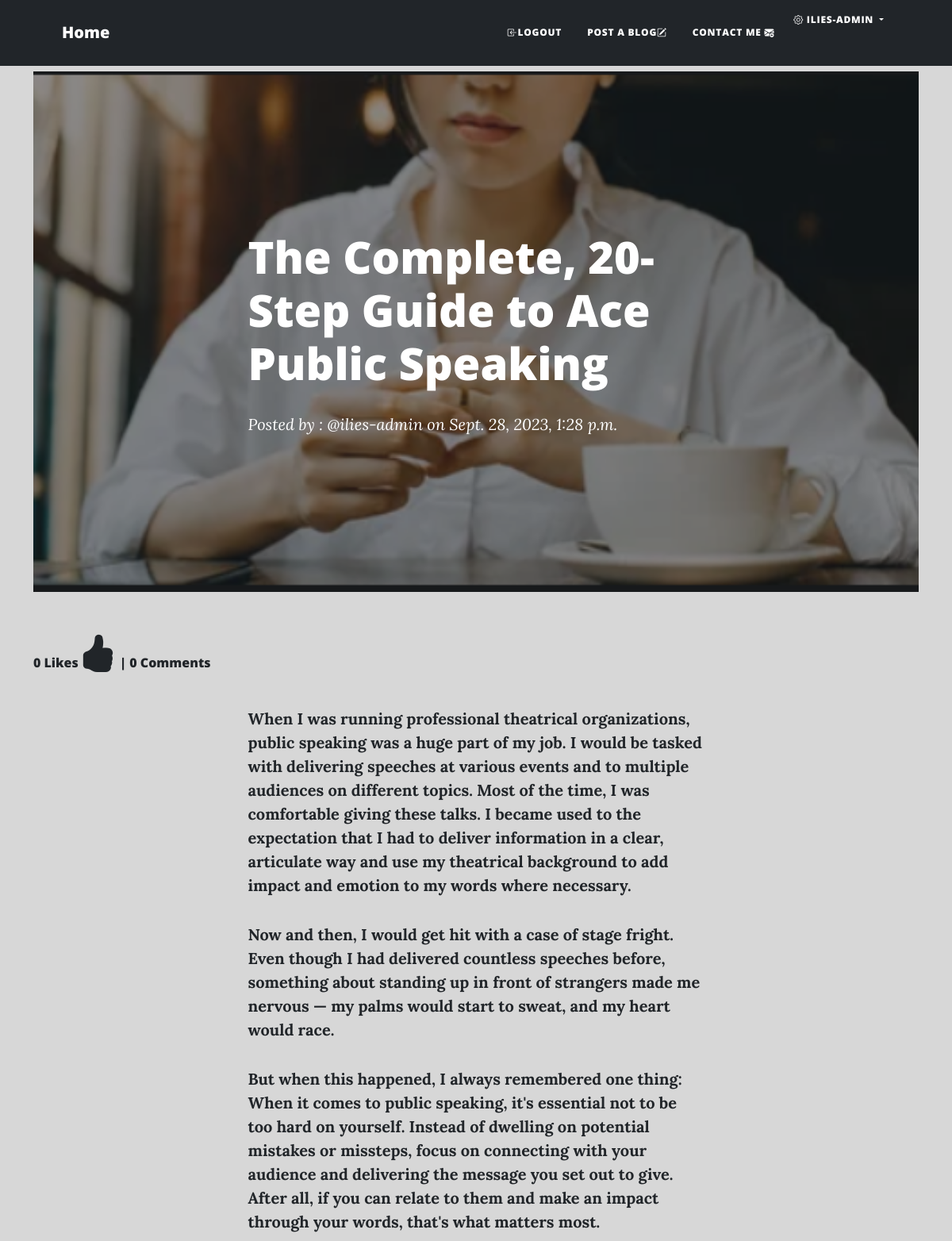
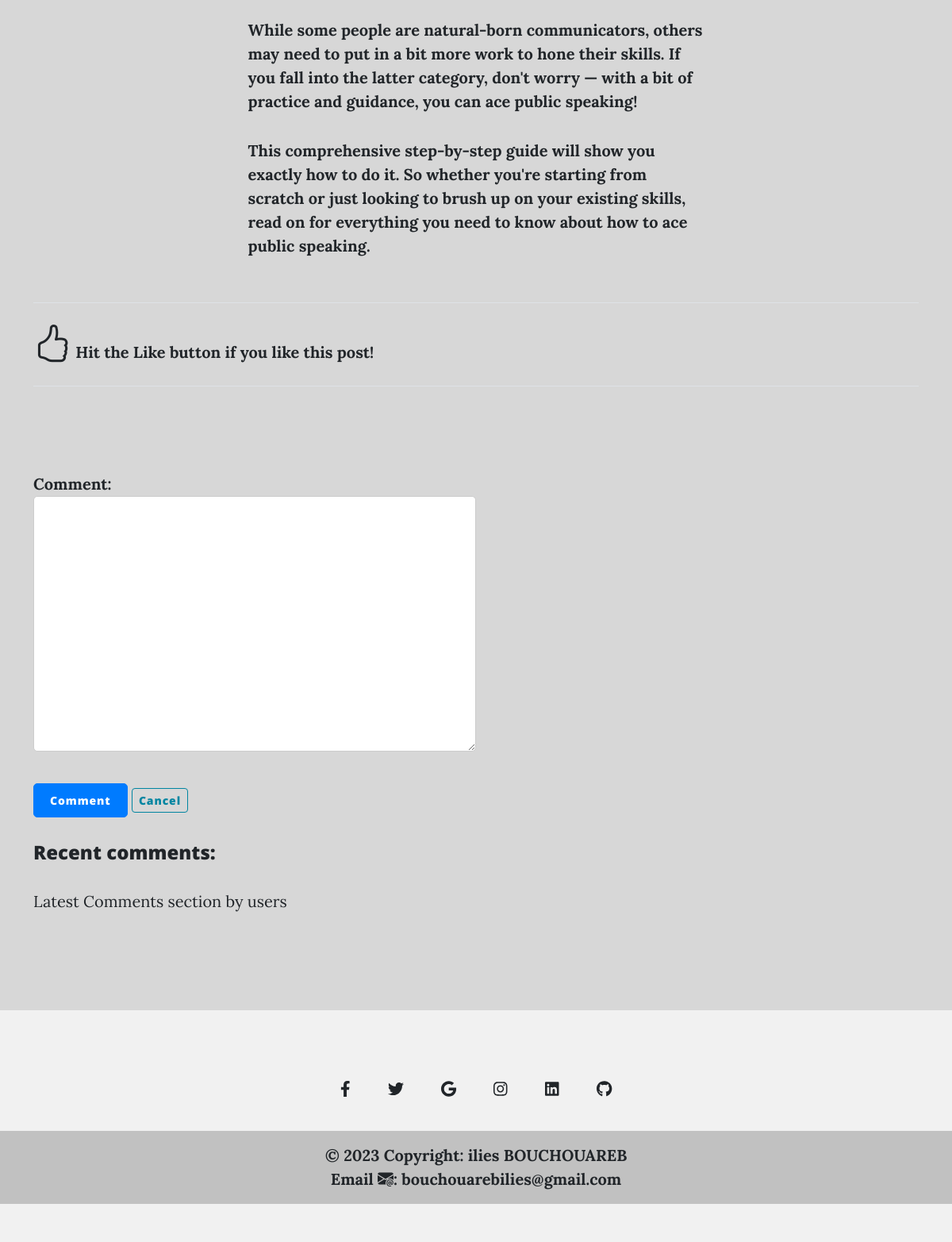
Page /blog/details/the-complete-20-step-guide-to-ace-public-speaking/ (signed in) on the committed database (2 pictures, top to bottom).
### App_Blog/models.py (models this page shows, shortened)
class Blog(models.Model):
    author = models.ForeignKey(User ,on_delete=models.CASCADE, related_name='post_author')
    blog_title = models.CharField(max_length=264,verbose_name='Put a title')
    slug = models.SlugField(max_length=264, unique=True)
    blog_content = models.TextField(verbose_name='what is on you mind ?')
    blog_image = models.ImageField(upload_to='blog_images',verbose_name='Blog Image')
    publish_date = models.DateTimeField(auto_now_add=True)
    update_date = models.DateTimeField(auto_now=True)
    class Meta:
        ordering = ['-publish_date']

### App_Blog/views.py (the view, shortened to what this page needs)
# urls.py: path('details/<slug:slug>/',views.blog_details,name='blog_details'),
def blog_details(request, slug):
    blog = Blog.objects.get(slug=slug)
    comment_form =CommentForm()
    already_liked = Likes.objects.filter(blog=blog,user=request.user)
    if already_liked:
        liked=True
    else:
        liked=False
    return render(request, 'App_Blog/blog_details.html',context={'blog':blog,'comment_form':comment_form,'liked':liked})

### App_Blog/forms.py
class CommentForm(forms.ModelForm):
    class Meta:
        model = Comment
        fields = ('comment',)

### templates/App_Blog/blog_details.html (shortened to what this page needs)
{% extends 'base.html' %}
{% block body_block %}
<header class="masthead" style="background-image: url('/media/{{blog.blog_image}}')">
    <div class="container position-relative px-4 px-lg-5">
        <div class="row gx-4 gx-lg-5 justify-content-center">
            <div class="col-md-10 col-lg-8 col-xl-7">
                <div class="post-heading">
                    <h1>{{ blog.blog_title }}</h1>
                    <span class="meta">
                        Posted by :
                        <a href="#!"><strong>@{{ blog.author }}</a>
                        on {{ blog.publish_date }}
                    </span>
                </div>
            </div>
        </div>
    </div>
</header>
<h6>{{ blog.liked_blog.count }} Likes<i class="bi bi-hand-thumbs-up-fill" id="like-dislike" ></i> | {{ blog.blog_comment.count }} Comments</h6>
<article class="mb-4">
    <div class="container px-4 px-lg-5">
        <div class="row gx-4 gx-lg-5 justify-content-center">
            <div class="col-md-10 col-lg-8 col-xl-7">
                <p>
                    {{ blog.blog_content|linebreaks }}
                </p>
            </div>
        </div>
    </div>
</article>
        <hr>
        {% if not liked %}
        <a href="{% url 'App_Blog:liked_post' pk=blog.pk %}">
            <i class="bi bi-hand-thumbs-up" id="like-dislike"></i>
            Hit the Like button if you like this post!
        </a>
        {% else %}
        <a href="{% url 'App_Blog:unliked_post' pk=blog.pk %}">
            <i class="bi bi-hand-thumbs-up-fill" id="like-dislike" title="Dislike ?"></i>
            You Liked this post!
        </a>
        {% endif %}
        <hr>
        <br><br>
        <div class="col-sm-6">
            <form method="post">
                {{ comment_form.as_p }}
                <button type="submit" class="btn btn-primary btn-sm">Comment</button>
                <button type="button" class="btn btn-outline-primary btn-sm">Cancel</button>
            </form>
        </div>
        <br>
        <h4 class="mb-0">Recent comments:</h4>
        <p class="fw-light mb-4 pb-2">Latest Comments section by users</p>
<br><br><br>
{% endblock body_block %}

### templates/base.html (shortened to what this page needs)
<!doctype html>
<html lang="en">
{% load static %}
  <head>
    <link href="https://cdn.jsdelivr.net/npm/bootstrap@5.3.1/dist/css/bootstrap.min.css" rel="stylesheet">
    <link rel="stylesheet" href="https://cdn.jsdelivr.net/npm/bootstrap-icons@1.10.2/font/bootstrap-icons.css">
        <link href="{% static 'css/styles.css' %}" rel="stylesheet" />
  </head>
  <body style="background-color: #d7d7d7;">
    <nav class="navbar navbar-expand-lg navbar-light bg-dark" id="mainNav">
      <div class="container px-4 px-lg-5">
        <a class="navbar-brand" href="{% url 'index' %}" id="homeLink">Home</a>
        <div class="collapse navbar-collapse" id="navbarResponsive">
          <ul class="navbar-nav ms-auto py-4 py-lg-0">
            {% if user.is_authenticated %}
              <li class="nav-item"><a class="nav-link px-lg-3 py-3 py-lg-4" href="{% url 'App_Login:logout' %}"><i class="bi bi-box-arrow-in-left"></i>Logout</a></li>
              <li class="nav-item"><a class="nav-link px-lg-3 py-3 py-lg-4" href="{% url 'App_Blog:create_blog' %}">Post a Blog<i class="bi bi-pencil-square"></i></a></li>
            {% else %}
              <li class="nav-item"><a class="nav-link px-lg-3 py-3 py-lg-4" href="{% url 'App_Login:signup' %}">Sign Up</a></li>
              <li class="nav-item"><a class="nav-link px-lg-3 py-3 py-lg-4" href="{% url 'App_Login:signin' %}">Login<i class="bi bi-box-arrow-in-right"></i></a></li>
            {% endif %}
            <li class="nav-item"><a class="nav-link px-lg-3 py-3 py-lg-4" href="{% url 'App_Login:contact' %}">Contact Me <i class="bi bi-envelope-plus-fill"></i></a></li>
            {% if user.is_authenticated %}
              <li class="nav-item dropdown">
                <a href="#" class="nav-link dropdown-toggle" id="navbardrop" data-toggle="dropdown">
                  <i class="bi bi-gear"></i> {{ user.username }}
                </a>
              </li>
            {% endif %}
          </ul>
        </div>
      </div>
    </nav>
    <br><br><br>
   <section class="container"  >
    {% block body_block %}
    {% endblock  %}
  </section>
    <footer class="text-center text-white" style="background-color: #f1f1f1;">
      <div class="container pt-4">
        <section class="mb-4">
          <a
            class="btn btn-link btn-floating btn-lg text-dark m-1"
            href="https://www.facebook.com/people/IL-Yas/pfbid0BiJNPTtpnbcVAQjkLMRWbArqNWqAZHNAicZfXqWMADbQXJZJ69vbMzkrDD4qZjjSl/"
            role="button"
            data-mdb-ripple-color="dark"
            ><i class="fab fa-facebook-f"></i
          ></a>
          <a
            class="btn btn-link btn-floating btn-lg text-dark m-1"
            href="https://twitter.com/i_iliees"
            role="button"
            data-mdb-ripple-color="dark"
            ><i class="fab fa-twitter"></i
          ></a>
          <a
            class="btn btn-link btn-floating btn-lg text-dark m-1"
            href="#!"
            role="button"
            data-mdb-ripple-color="dark"
            ><i class="fab fa-google"></i
          ></a>
          <a
            class="btn btn-link btn-floating btn-lg text-dark m-1"
            href="https://www.instagram.com/i_iliees_/?hl=af"
            role="button"
            data-mdb-ripple-color="dark"
            ><i class="fab fa-instagram"></i
          ></a>
          <a
            class="btn btn-link btn-floating btn-lg text-dark m-1"
            href="https://www.linkedin.com/in/ilies-bouchouareb-80a18a218/"
            role="button"
            data-mdb-ripple-color="dark"
            ><i class="fab fa-linkedin"></i
          ></a>
          <a
            class="btn btn-link btn-floating btn-lg text-dark m-1"
            href="https://github.com/iliees"
            role="button"
            data-mdb-ripple-color="dark"
            ><i class="fab fa-github"></i
          ></a>
        </section>
      </div>
      <div class="text-center text-dark p-3" style="background-color: rgba(0, 0, 0, 0.2);">
        © 2023 Copyright:
        <a class="text-dark" href="https://mdbootstrap.com/">ilies BOUCHOUAREB</a>
        <br>
        Email <i class="bi bi-envelope-at-fill"></i>: bouchouarebilies@gmail.com
      </div>
    </footer>
  </body>
</html>

### templates/base.html (style rules this page uses)
#homeLink { color: #fff; }
#navbarResponsive { background-color: #212529; }
#navbarResponsive a.nav-link { color: #DCD2D0; }

### templates/App_Blog/blog_details.html (style rules this page uses)
#like-dislike { font-size:xxx-large; }

### rows in the picture
Blog: blog_image (picture), blog_title "The Complete, 20-Step Guide to Ace Public Speaking", author "ilies-admin", publish_date "Sept. 28, 2023, 1:28 p.m.", liked_blog.count "0", blog_comment.count "0", blog_content "When I was running professional theatrical organizations, public speaking was a huge part of my job. I would be tasked with delivering speeches at various events and to multiple audiences on different topics. Most of the time, I was comfortable giving these talks. I became used to the expectation that I had to deliver information in a clear, articulate way and use my theatrical background to add impact and emotion to my words where necessary. Now and then, I would get hit with a case of stage fright. Even though I had delivered countless speeches before, something about standing up in front of strangers made me nervous — my palms would start to sweat, and my heart would race. But when this…"

### other values in the picture
{{ user.username }} "ILIES-ADMIN"
